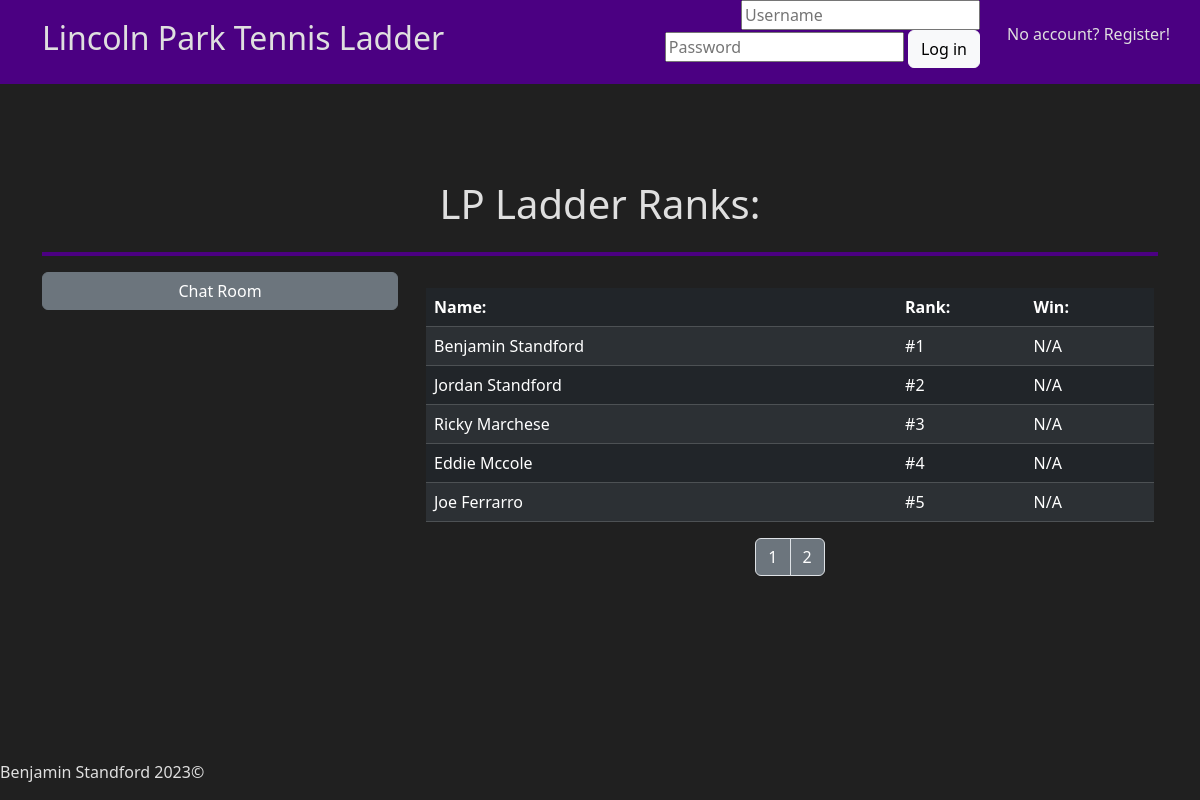
The page / on the database its author committed.
### app/helpers.py (models this page shows, shortened)
class User(db.Model):
    id = db.Column(db.Integer(), primary_key=True)
    first= db.Column(db.String(255), nullable=False)
    last = db.Column(db.String(255), nullable=False)
    username = db.Column(db.String(255), unique=True, nullable=False)
    password = db.Column(db.LargeBinary, nullable=False)
    salt = db.Column(db.LargeBinary, nullable=False)
    email = db.Column(db.String(255), unique=True, nullable=False)
    phone = db.Column(db.String(255))
    rank = db.Column(db.Integer(), default=0)
    date_joined = db.Column(db.Date, default=datetime.utcnow)
    matches = db.relationship("Match", secondary=user_match, backref="players")
    temp_matches = db.relationship("Temp_match", secondary=user_temp, backref="players")
    matches_won = db.relationship("Match", backref="winner", foreign_keys="Match.winner_id", lazy=True)
    matches_lost = db.relationship("Match", backref="loser", foreign_keys="Match.loser_id", lazy=True)
    temp_matches_won = db.relationship("Temp_match", backref="winner", foreign_keys="Temp_match.winner_id", lazy=True)
    temp_matches_lost = db.relationship("Temp_match", backref="loser", foreign_keys="Temp_match.loser_id", lazy=True)
    msg_sent = db.relationship("Chat", backref="sender", foreign_keys="Chat.sender_id", lazy=True)
    msg_received = db.relationship("Chat", backref="recipient", foreign_keys="Chat.recipient_id", lazy=True)

### app/routes.py (the view, shortened to what this page needs)
@app.route("/", methods=["GET", "POST"])
def index():
    if request.method == "GET":
        page = request.args.get('page')
        if page == None:
            page = 1
        players, pages = h.get_players(int(page))
        if "USER" in session:
            user = h.get_user()
        else:
            user = None
        messages = h.get_broadcast_messages()
        return render_template("index.html", players=players, pages=pages, user=user, spread=c.SPREAD, messages=messages)

### app/helpers.py (called while the page is built)
def get_players(page):
    results = c.PER_PAGE * page
    players = User.query.filter(User.rank.between(results-(c.PER_PAGE-1), results)).all()
    p = math.ceil(User.query.count() / c.PER_PAGE)
    x = 1
    pages = []
    while x <= p:
        pages.append(x)
        x += 1
    return players, pages

def get_broadcast_messages():
    messages = Chat.query.filter_by(broadcast=True).all()
    return messages

### app/templates/index.html (shortened to what this page needs)
{% extends "layout.html" %}
{% block main %}
    <div class="container">
        <div class="p-5"></div>
        <div class="row">
        <div class="col text-center"><h1>LP Ladder Ranks:</h1></div>
        </div>
        <hr class="border-4 opacity-100">
        <div class="row justify-content-center">
            <div class="col-12 col-md-4">
                    <button class="btn btn-secondary" id="chat-btn" style="width: 100%" type="button" data-bs-toggle="collapse" data-bs-target="#collapseExample" aria-expanded="false" aria-controls="collapseExample">
                        Chat Room
                    </button>
            </div>
            <div class="col-12 col-md-8 p-3">
                <table class="table table-dark table-striped table-hover">
                    <thead>
                        <tr>
                            <th style="width: 55%">Name:</th>
                            <th style="width: 15%">Rank:</th>
                            <th style="width: 15%">Win:</th>
                        </tr>
                    </thead>
                    <tbody>
                        {% for player in players|sort(attribute='rank') %}
                            <tr>
                                <td><a href="/profile?id={{ player.id }}" style="text-decoration: none">{{ player.first }} {{ player.last }}</a></td>
                                <td>#{{ player.rank }}</td>
                                <td>{% if player.matches %}
                                        {{ ((player.matches_won|count/player.matches|count)*100)|round|int }}%
                                    {% else %}
                                        N/A
                                    {% endif %}
                                </td>
                            </tr>
                        {% endfor %}
                    </tbody>
                </table>
                <nav aria-label="Page navigation">
                    <ul class="pagination justify-content-center">
                        {% for page in pages %}
                            <li class="page-item"><a class="page-link text-bg-secondary" href="/?page={{ page }}">{{ page }}</a></li>
                        {% endfor %}
                    </ul>
                  </nav>
            </div>
        </div>
    </div>
{% endblock %}

### app/static/styles.css (style rules this page uses)
body { background-color: #202020; color: #dfdfdf; }
a { color: inherit; text-decoration: none; }
hr { color:indigo; }

### rows shown on the page
User: first "Benjamin", last "Standford", rank "1"
User: first "Jordan", last "Standford", rank "2"
User: first "Ricky", last "Marchese", rank "3"
User: first "Eddie", last "Mccole", rank "4"
User: first "Joe", last "Ferrarro", rank "5"

### other values the page prints
{{ page }} "1" "2"
